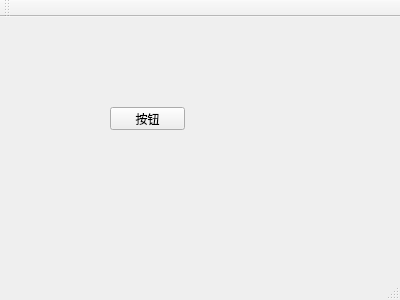
<?xml version="1.0" encoding="UTF-8"?>
<ui version="4.0">
 <class>MainWindow</class>
 <widget class="QMainWindow" name="MainWindow">
  <property name="geometry">
   <rect>
    <x>0</x>
    <y>0</y>
    <width>400</width>
    <height>300</height>
   </rect>
  </property>
  <property name="windowTitle">
   <string>MainWindow</string>
  </property>
  <widget class="QWidget" name="centralWidget">
   <widget class="QPushButton" name="pushButton">
    <property name="geometry">
     <rect>
      <x>110</x>
      <y>90</y>
      <width>75</width>
      <height>23</height>
     </rect>
    </property>
    <property name="text">
     <string>按钮</string>
    </property>
   </widget>
  </widget>
  <widget class="QMenuBar" name="menuBar">
   <property name="geometry">
    <rect>
     <x>0</x>
     <y>0</y>
     <width>400</width>
     <height>23</height>
    </rect>
   </property>
  </widget>
  <widget class="QToolBar" name="mainToolBar">
   <attribute name="toolBarArea">
    <enum>TopToolBarArea</enum>
   </attribute>
   <attribute name="toolBarBreak">
    <bool>false</bool>
   </attribute>
  </widget>
  <widget class="QStatusBar" name="statusBar"/>
 </widget>
 <layoutdefault spacing="6" margin="11"/>
 <resources/>
 <connections/>
</ui>
